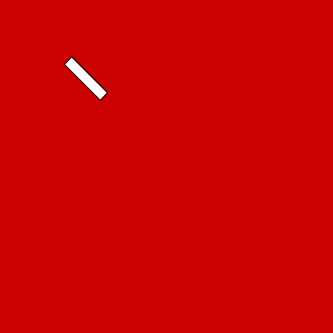
Frame 1 (no input)
Frame 60 (the mouse pressed at the canvas centre just before this capture): identical to frame 1, image omitted
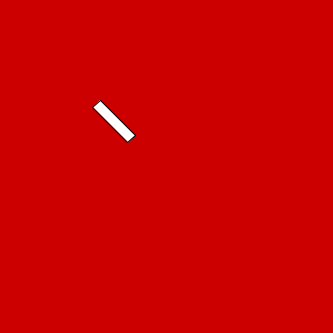
Frame 120 (the mouse held since frame 60 and released just before this capture)

The Processing sketch that drew these frames (run headless with seeded random() and noise(); from frame 60 on, the mouse is pressed at the canvas centre):

// Processing sketch: track_test
// ── track_test.pde

void setup( )
{
  size(333, 333);
  background(205,0,0);
  
}

void draw( )
{
  float angle = atan2(mouseY - 100, mouseX - 100);
  
  background(205,0,0);
  pushMatrix();
  translate(100, 100);
  rotate(angle);
  rect(0, 0, 50, 10);
  popMatrix();
}
